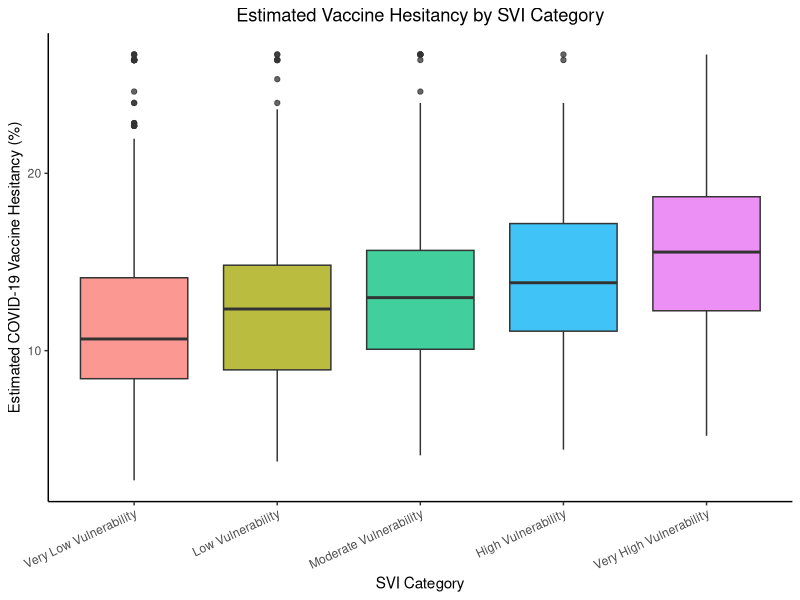
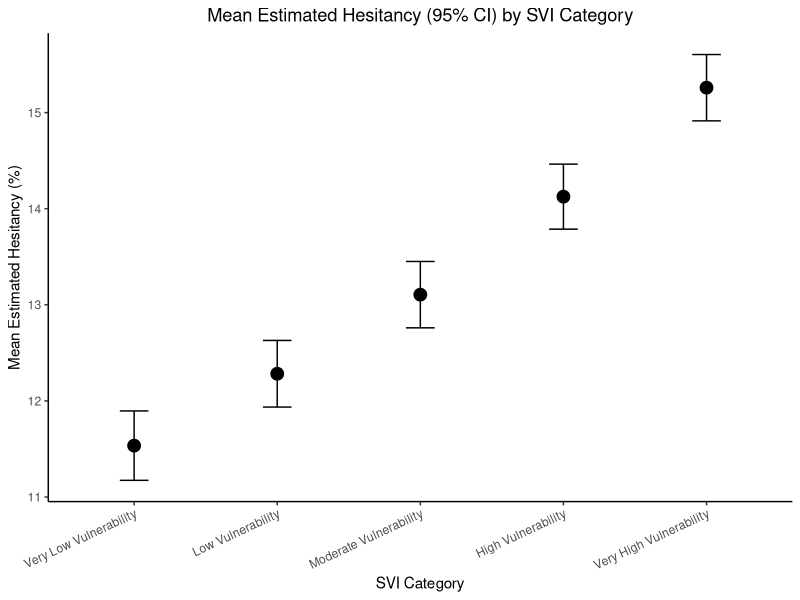
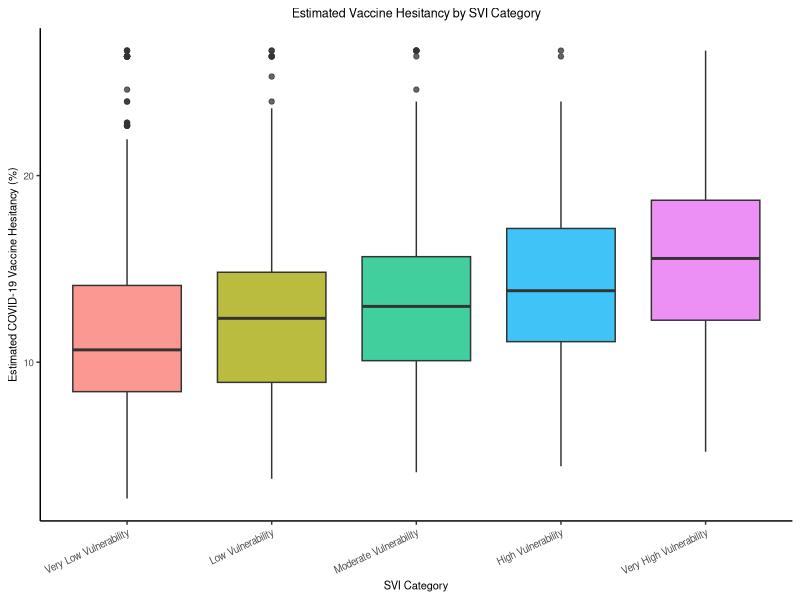
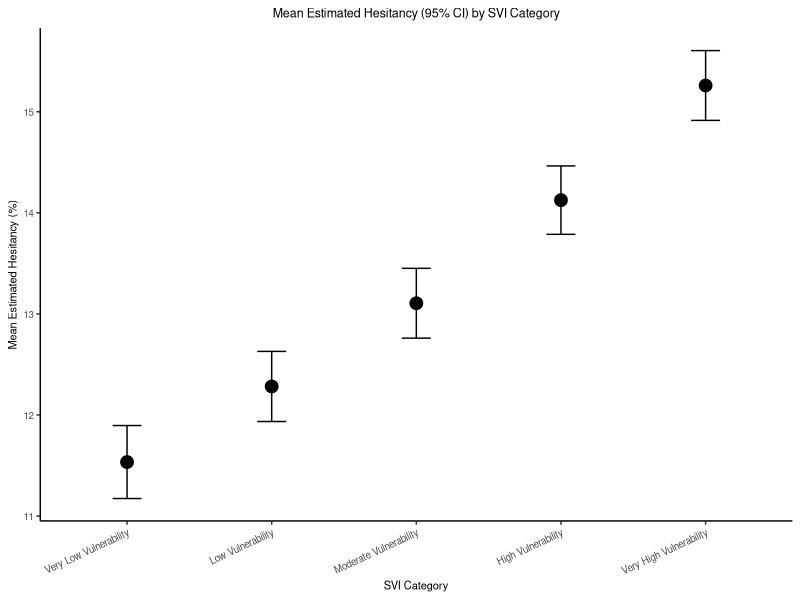

These charts were generated, in order, by the following R code:
## ---- chunk 1

knitr::opts_chunk$set(echo = TRUE, warning = FALSE, message = FALSE)

## ---- chunk 2

library(tidyverse)
library(readr)
library(knitr)
library(kableExtra)

#set working directory
setwd("/Users/sowmya427/Desktop/VTPEH-6270-R-Lab")

# Read data (CSV must be in same folder as Rmd)
data <- read.csv(
  "R Lab_Vaccine_Hesitancy.csv",
  check.names = TRUE
)

library(readr)

data_clean <- data %>%
  mutate(
    # conversion to numeric
    hesitancy_pct = parse_number(as.character(Estimated.hesitant)),
    svi_category  = trimws(as.character(SVI.Category))
  ) %>%
  filter(
    !is.na(hesitancy_pct),
    !is.na(svi_category),
    svi_category != ""
  ) %>%
  mutate(
    svi_category = factor(svi_category)
  )

# Reorder SVI categories from lowest to highest vulnerability
data_clean$svi_category <- factor(
  data_clean$svi_category,
  levels = c(
    "Very Low Vulnerability",
    "Low Vulnerability",
    "Moderate Vulnerability",
    "High Vulnerability",
    "Very High Vulnerability"
  )
)

# Confirm it worked
dim(data_clean)
summary(data_clean$hesitancy_pct)
table(data_clean$svi_category)

## ---- chunk 3

summary_table <- data_clean %>%
  group_by(svi_category) %>%
  summarise(
    `N` = n(),
    `Mean (%)` = round(mean(hesitancy_pct), 2),
    `SD` = round(sd(hesitancy_pct), 2),
    `Median (%)` = round(median(hesitancy_pct), 2),
    `IQR` = round(IQR(hesitancy_pct), 2),
    .groups = "drop"
  )

## ---- chunk 4

knitr::kable(
  summary_table,
  caption = "Table 1. Estimated COVID-19 Vaccine Hesitancy (%) by SVI Category",
  align = c("l", "c", "c", "c", "c", "c")
)
## ---- chunk 5

#Boxplot
ggplot(data_clean, aes(x = svi_category, y = hesitancy_pct, fill = svi_category)) +
  geom_boxplot(alpha = 0.75) +
  labs(
    x = "SVI Category",
    y = "Estimated COVID-19 Vaccine Hesitancy (%)",
    title = "Estimated Vaccine Hesitancy by SVI Category"
  ) +
  theme_classic() +
  theme(
    legend.position = "none",
    axis.text.x = element_text(angle = 25, hjust = 1),
    plot.title = element_text(hjust = 0.5)
  )

## ---- chunk 6
# Save Boxplot as PDF - Nature Formatting Guidelines
nature_boxplot <- ggplot(data_clean, aes(x = svi_category, y = hesitancy_pct, fill = svi_category)) +
  geom_boxplot(alpha = 0.75) +
  labs(
    x     = "SVI Category",
    y     = "Estimated COVID-19 Vaccine Hesitancy (%)",
    title = "Estimated Vaccine Hesitancy by SVI Category"
  ) +
  theme_classic() +
  theme(
    legend.position = "none",
    axis.text.x     = element_text(angle = 25, hjust = 1, size = 7),
    axis.text.y     = element_text(size = 7),
    axis.title      = element_text(size = 8),
    plot.title      = element_text(hjust = 0.5, size = 9),
    line            = element_line(linewidth = 0.5)
  )

ggsave(
  filename = "Figure1_Hesitancy_by_SVI.pdf",
  plot     = nature_boxplot,
  width    = 89,
  height   = 70,
  units    = "mm",
  device   = "pdf",
  dpi      = 300
)
## ---- chunk 7
# Mean ± 95% CI plot 

plot_df <- data_clean %>%
  group_by(svi_category) %>%
  summarise(
    Mean = mean(hesitancy_pct),
    SD = sd(hesitancy_pct),
    N = n(),
    SE = SD / sqrt(N),
    Lower = Mean - 1.96 * SE,
    Upper = Mean + 1.96 * SE,
    .groups = "drop"
  )

ggplot(plot_df, aes(x = svi_category, y = Mean)) +
  geom_point(size = 4) +
  geom_errorbar(aes(ymin = Lower, ymax = Upper), width = 0.2) +
  labs(
    x = "SVI Category",
    y = "Mean Estimated Hesitancy (%)",
    title = "Mean Estimated Hesitancy (95% CI) by SVI Category"
  ) +
  theme_classic() +
  theme(
    axis.text.x = element_text(angle = 25, hjust = 1),
    plot.title = element_text(hjust = 0.5)
  )

## ---- chunk 8
# Save Mean CI Plot as PDF - Nature Formatting Guidelines
nature_ci <- ggplot(plot_df, aes(x = svi_category, y = Mean)) +
  geom_point(size = 4) +
  geom_errorbar(aes(ymin = Lower, ymax = Upper), width = 0.2) +
  labs(
    x     = "SVI Category",
    y     = "Mean Estimated Hesitancy (%)",
    title = "Mean Estimated Hesitancy (95% CI) by SVI Category"
  ) +
  theme_classic() +
  theme(
    axis.text.x = element_text(angle = 25, hjust = 1, size = 7),
    axis.text.y = element_text(size = 7),
    axis.title  = element_text(size = 8),
    plot.title  = element_text(hjust = 0.5, size = 9),
    line        = element_line(linewidth = 0.5)
  )

ggsave(
  filename = "Figure2_MeanHesitancy_CI.pdf",
  plot     = nature_ci,
  width    = 89,
  height   = 70,
  units    = "mm",
  device   = "pdf",
  dpi      = 300
)
